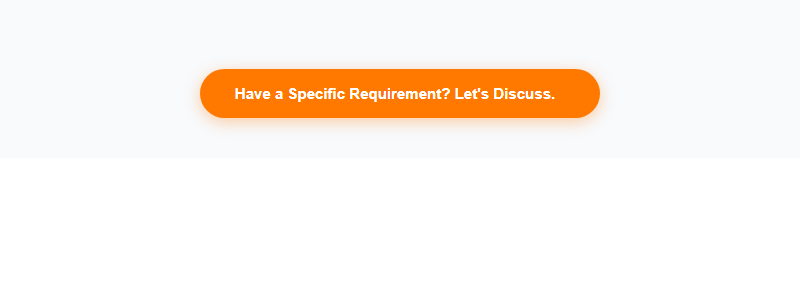
#> input picture scratch/test_discuss_btn_shot.png, 800 x 300 px, found by its file name
$ python test_correct_render.py
#> lines starting #> are read from the running program, lines starting #| are printed output that depends on the picture
import os
import subprocess
from PIL import Image

test_html = """<!DOCTYPE html>
<html>
<head>
  <link rel="stylesheet" href="https://fonts.googleapis.com/css2?family=Plus+Jakarta+Sans:wght@400;500;600;700;800&family=Inter:wght@400;500&display=swap">
  <link rel="stylesheet" href="https://cdn.jsdelivr.net/npm/bootstrap-icons@1.11.3/font/bootstrap-icons.min.css">
  <link rel="stylesheet" href="../css/style.css">
  <style>
    body { background: #f8fafc; padding: 40px; display: flex; justify-content: center; }
  </style>
</head>
<body>
  <div class="services-bottom-cta text-center">
    <a href="#contact" class="btn services-discuss-btn" aria-label="Have a Specific Requirement? Let's Discuss">
      <span>Have a Specific Requirement? Let's Discuss.</span>
      <i class="bi bi-arrow-right"></i>
    </a>
  </div>
</body>
</html>"""

with open('scratch/test_discuss_btn.html', 'w', encoding='utf-8') as f:
    f.write(test_html)

chrome_path = r"C:\Program Files\Google\Chrome\Application\chrome.exe"
html_path = r"file:///D:/shoban/GSR%20GLOBAL%20ENTERPRISES/scratch/test_discuss_btn.html"
abs_out = os.path.abspath(r"scratch\test_discuss_btn_shot.png").replace('\\', '/')

cmd = [
    chrome_path,
    "--headless=new",
    "--disable-gpu",
    "--no-sandbox",
    "--window-size=800,300",
    f"--screenshot={abs_out}",
    html_path
]

subprocess.run(cmd, capture_output=True, text=True)
#> (this line was passed over: subprocess is not available in this run)

img = Image.open(abs_out)
#> img is the input picture: PIL image 800x300 RGB; mean R, G, B 251.9, 242.4, 233.9
w, h = img.size
#> w = 800; h = 300

orange_px = 0
for x in range(w):
    for y in range(h):
        r, g, b, *a = img.getpixel((x, y))
        if r > 240 and 110 <= g <= 135 and b < 20:
            orange_px += 1
#> after the loop, orange_px = 17160

print(f"Orange pixels found with correct CSS path: {orange_px}")
#| Orange pixels found with correct CSS path: 17160
assert orange_px > 5000, "Expected orange pill background"

# Find bounds of the button
orange_pts = [(x, y) for x in range(w) for y in range(h) if img.getpixel((x, y))[0] > 240 and 110 <= img.getpixel((x, y))[1] <= 135 and img.getpixel((x, y))[2] < 20]
#> orange_pts = 17160 pairs, first value 200 to 599, second value 69 to 117
min_x = min(p[0] for p in orange_pts)
#> min_x = 200
max_x = max(p[0] for p in orange_pts)
#> max_x = 599
min_y = min(p[1] for p in orange_pts)
#> min_y = 69
max_y = max(p[1] for p in orange_pts)
#> max_y = 117
print(f"Button rendered at: x=[{min_x}, {max_x}], y=[{min_y}, {max_y}] ({max_x-min_x}x{max_y-min_y}px)")
#| Button rendered at: x=[200, 599], y=[69, 117] (399x48px)

crop = img.crop((min_x - 10, min_y - 10, max_x + 10, max_y + 10))
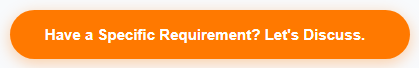
#> crop: PIL image 419x68 RGB; mean R, G, B 252.8, 166.7, 89.2
crop.save(r"scratch\discuss_btn_rendered.png")

import shutil
shutil.copyfile(r"scratch\discuss_btn_rendered.png", r"C:\Users\sunseaz\.gemini\antigravity\brain\a4cbe818-6d35-404c-8a2c-b373e74e0891\services_discuss_btn_preview.png")
print("Saved perfect button preview to brain!")
